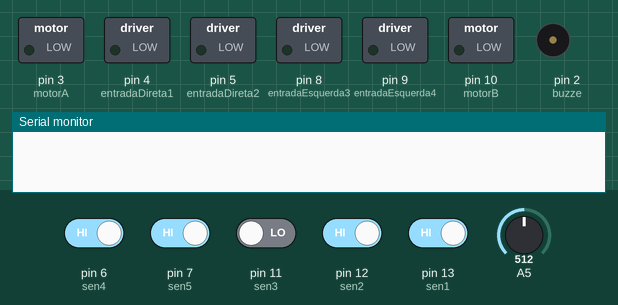
A sketch run on a simulated Arduino Uno, built with avr-gcc and run on an emulated ATmega328P. Parts: switched loads named in the sketch (green lamp = pin HIGH), buzzer (waves = sounding), the last lines printed to the serial monitor. The inputs (shaded band) are chosen by the test bench; at power-on: pin 6 (sen4), pin 7 (sen5), pin 12 (sen2), pin 13 (sen1) HIGH, pin 11 (sen3) LOW, A5 = 512.

Above: at 1.2 s.
1.3 s: pin 6 (sen4) driven LOW and pin 7 (sen5) driven LOW and pin 11 (sen3) driven HIGH and pin 12 (sen2) driven LOW and pin 13 (sen1) driven LOW
At 2.7 s:
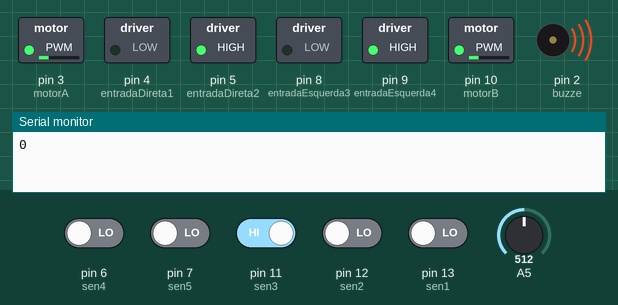
4.3 s: pin 6 (sen4) driven HIGH
At 5.4 s:
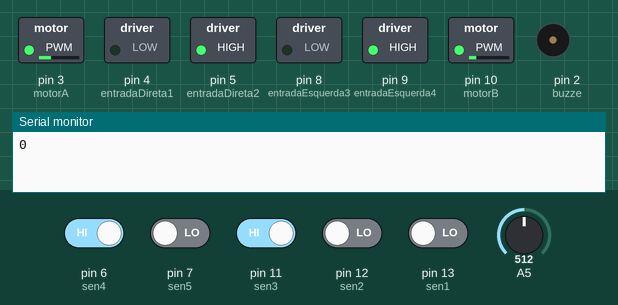
5.8 s: pin 11 (sen3) driven LOW
At 6.5 s:
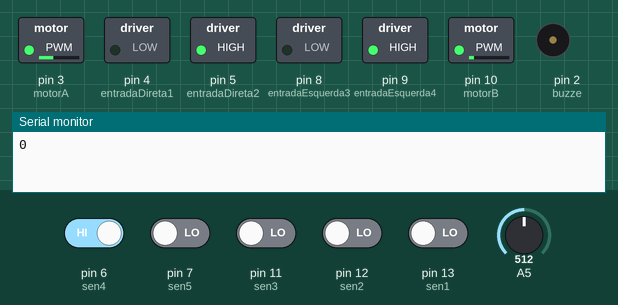
7.3 s: pin 7 (sen5) driven HIGH
At 7.7 s:
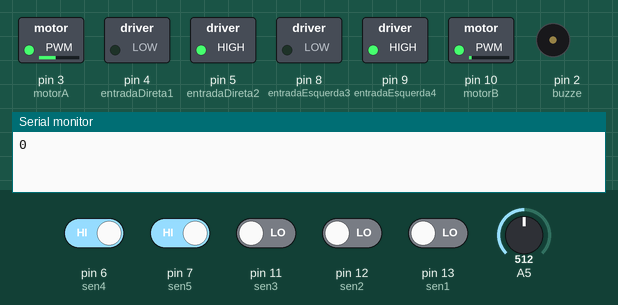
8.8 s: pin 6 (sen4) driven LOW
At 10.0 s:
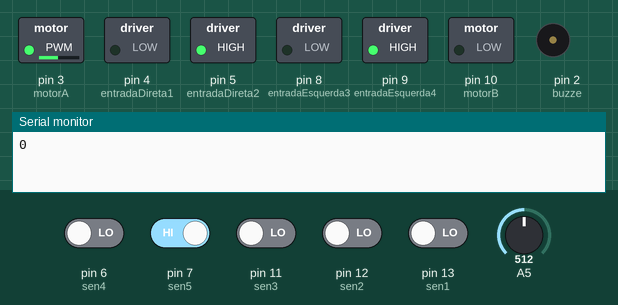
10.3 s: pin 11 (sen3) driven HIGH
At 11.2 s:
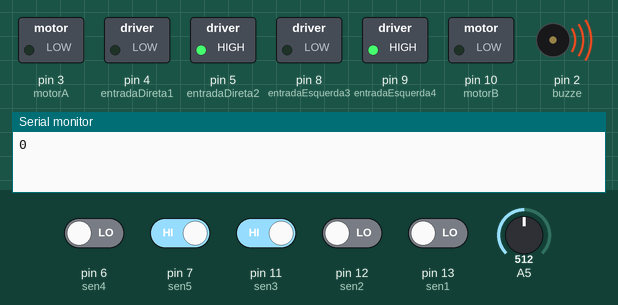
Timing chart, 0 to 12.8 s (numbered marks = the images above; inputs shaded):
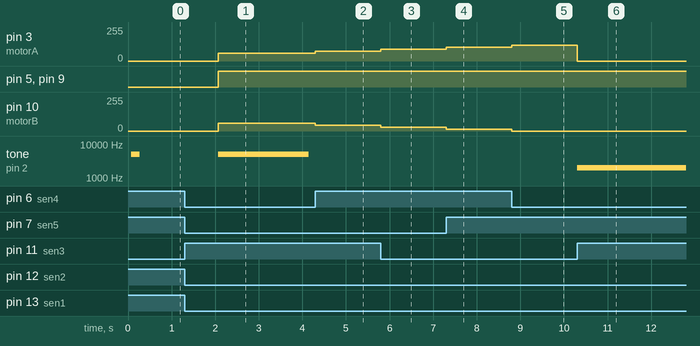

Measured:
- after the input at 1.3 s, pin 3 (motorA), pin 10 (motorB): 0/255 → 60/255 after 0.77 s; pin 5 (entradaDireta2), pin 9 (entradaEsquerda4): LOW → HIGH after 0.77 s; tone on pin 2 (buzze): silent → 5000 Hz after 0.77 s, → silent 2.1 s later
- after the input at 4.3 s, pin 3 (motorA): 60/255 → 75/255 at once; pin 10 (motorB): 60/255 → 45/255 at once
- after the input at 5.8 s, pin 3 (motorA): 75/255 → 90/255 at once; pin 10 (motorB): 45/255 → 30/255 at once
- after the input at 7.3 s, pin 3 (motorA): 90/255 → 105/255 at once; pin 10 (motorB): 30/255 → 15/255 at once
- after the input at 8.8 s, pin 3 (motorA): 105/255 → 120/255 at once; pin 10 (motorB): 15/255 → 0/255 at once
- after the input at 10.3 s, pin 3 (motorA): 120/255 → 0/255 at once; tone on pin 2 (buzze): silent → 2000 Hz at once

The sketch:

starTrack_teste1.ino
```cpp
#define sen1  13
#define sen2  12
#define sen3  11
#define sen4  6
#define sen5  7


int sensorPin[5];

int motorA = 3;
int motorB = 10;

int entradaDireta1 = 4;
int entradaDireta2 = 5;
int entradaEsquerda3 = 8;
int entradaEsquerda4 = 9;

//int Vel = 100;
//int brack = 0;

int novaVelocidadeA;
int novaVelocidadeB;
int buzze = 2;

int erro;
int espera = 0;

//int va = 0;
//int vb = 0;

int centro, direita, esquerda, extremaDireita;
int extremaEsquerda, esquerdaExterno;

float kp = 40;
float ki = 0;
float kd = 5;
float erro_anterior = 0;
float sinalPid;

int VelocidadeConstatnteA = 0;
int VelocidadeConstatnteB = 0;

int entrouNaCurva = 0;


boolean comecoCurva = false;

long tempoInicial = 0l;

void setup() {
  Serial.begin(9600);

  pinMode(entradaDireta1, OUTPUT);
  pinMode(entradaDireta2, OUTPUT);
  pinMode(entradaEsquerda3, OUTPUT);
  pinMode(entradaEsquerda4, OUTPUT);

  pinMode(motorA, OUTPUT);
  pinMode(motorB, OUTPUT);

  pinMode(buzze, OUTPUT);
  //  pinMode(sen2, OUTPUT);
  //  pinMode(sen3, OUTPUT);
  //  pinMode(sen4, OUTPUT);
  for (int i = 1000; i < 5000; i++) {
    tone(buzze, i, 200);
  }
}

void trocaSinaisDosvaloresAbaixoDeZero(int novaVelocidadeA, int novaVelocidadeB ){

   if (novaVelocidadeA < 0) {
    novaVelocidadeA = novaVelocidadeA * (-1);
  }


  if (novaVelocidadeB < 0) {
    novaVelocidadeB = novaVelocidadeB * (-1);
  }

  }


void frente(int novaVelocidadeA, int novaVelocidadeB) {

trocaSinaisDosvaloresAbaixoDeZero(novaVelocidadeA, novaVelocidadeB);

  /*delay(500);
    Serial.print("A");
    Serial.println(novaVelocidadeA);
    Serial.print("B");
    Serial.println(novaVelocidadeB);
  */
  digitalWrite(entradaDireta1, LOW);
  digitalWrite(entradaDireta2, HIGH);
  digitalWrite(entradaEsquerda3, LOW);
  digitalWrite(entradaEsquerda4, HIGH);

  analogWrite(motorA, novaVelocidadeA);//78 velocidade minima// 158 velocidade media
  analogWrite(motorB, novaVelocidadeB);//45 velocidade minima // 54 velocidade media---------------------------------------

}


void lerSensores() {

  extremaEsquerda = digitalRead(sen1);
  esquerda = digitalRead(sen2);
  centro = digitalRead(sen3);
  direita = digitalRead(sen4);
  extremaDireita = digitalRead(sen5);
  esquerdaExterno = analogRead(A5);
  mudarValorDaLeituraParaUmOuZero();
}
void mudarValorDaLeituraParaUmOuZero() {

  if (esquerdaExterno < 500) {
    esquerdaExterno = 0;
  } else {
    esquerdaExterno = 1;
  }

}


void controlePid(int erro) {

  if (comecoCurva) {
    VelocidadeConstatnteA = 60;//+5
    VelocidadeConstatnteB = 60;//+5
    kp = 15;//15.2//16
    kd = 15;//5.2//6

  }
  else {
    VelocidadeConstatnteA = 60;//+5
    VelocidadeConstatnteB = 60;
    kp = 9.79;//15.2//16
    kd = 9.79;//5.2//6
  }

  /*delay(200);
    Serial.print("velocidade A");
    Serial.println(VelocidadeConstatnteA);
    Serial.print("velocidade B");
    Serial.println(VelocidadeConstatnteB);*/
  //+ kd * (erro_anterior - erro)


  sinalPid = kp * erro;// + kd * (erro_anterior - erro);

  novaVelocidadeA = VelocidadeConstatnteA + sinalPid ;
  novaVelocidadeB = VelocidadeConstatnteB - sinalPid ;

  erro_anterior = erro;


  frente(novaVelocidadeA, novaVelocidadeB);


}


long retornaTempoParaOControleDoBuzzer() {


  long tempoAtual = millis();
  if (tempoAtual > (tempoInicial + 500)) {
    return  tempoInicial = tempoAtual;
  }
  return 0l;
}

void loop() {

  lerSensores();


  //0 1 0 0 0 0 0  --> Erro -4
  //0 1 1 0 0 0 0  --> Erro -3
  //0 0 1 0 0 0 0  --> Erro -2
  //0 0 1 1 0 0 0  --> Erro -1
  //0 0 0 1 0 0 0  --> Erro  0
  //0 0 0 1 1 0 0  --> Erro  1
  //0 0 0 0 1 0 0  --> Erro  2
  //0 0 0 0 1 1 0  --> Erro  3
  //0 0 0 0 0 1 0  --> Erro  4


  //0 0 1 0 0 :0

  if (espera < 1) {
    espera++;
    delay(2000);
  }
  else if ((centro == 1) && (esquerda == 0) && (direita == 0) && (esquerdaExterno == 1) && (extremaDireita == 0) ) {

    if (entrouNaCurva < 1) {
      Serial.println(entrouNaCurva);
      comecoCurva = !comecoCurva;
      tone(buzze, 5000, retornaTempoParaOControleDoBuzzer());
      entrouNaCurva++;
    }

  }


  else if ((centro == 1) && (esquerda == 0) && (direita == 0) && (extremaEsquerda == 0) && (extremaDireita == 1) ) {
    frente(0, 0);
    tone(buzze, 2000, retornaTempoParaOControleDoBuzzer());
  }

  if ( (centro == 1) && (esquerda == 0) && (direita == 0) && (extremaEsquerda == 0) && (extremaDireita == 0)  ) {
    controlePid(0);
  }

  //0 1 1 0 0 :-1
  else if ((centro == 1) && (esquerda == 1) && (direita == 0) && (extremaEsquerda == 0) && (extremaDireita == 0) ) {
    controlePid(-1);
    entrouNaCurva = 0;
    noTone(buzze);
  }

  //0 0 1 1 0 :1
  else if ((centro == 1) && (esquerda == 0) && (direita == 1) && (extremaEsquerda == 0) && (extremaDireita == 0) ) {
    controlePid(1);
    entrouNaCurva = 0;
    noTone(buzze);
  }
  //0 1 0 0 0 :-2
  else if ((centro == 0) && (esquerda == 1) && (direita == 0) && (extremaEsquerda == 0) && (extremaDireita == 0) ) {
    controlePid(-2);
    entrouNaCurva = 0;
    noTone(buzze);
  }

  //0 0 0 1 0 :2
  else if ((centro == 0) && (esquerda == 0) && (direita == 1) && (extremaEsquerda == 0) && (extremaDireita == 0) ) {
    controlePid(2);
    entrouNaCurva = 0;
    noTone(buzze);
  }

  //1 1 0 0 0 :-3
  else if ((centro == 0) && (esquerda == 1) && (direita == 0) && (extremaEsquerda == 1) && (extremaDireita == 0) ) {
    controlePid(-3);
    entrouNaCurva = 0;
    noTone(buzze);
  }

  //0 0 0 1 1 :3
  else if ((centro == 0) && (esquerda == 0) && (direita == 1) && (extremaEsquerda == 0) && (extremaDireita == 1) ) {
    controlePid(3);
    entrouNaCurva = 0;
    noTone(buzze);
  }

  //1 0 0 0 0 :-4
  else if ((centro == 0) && (esquerda == 0) && (direita == 0) && (extremaEsquerda == 1) && (extremaDireita == 0) ) {
    controlePid(-4);
    entrouNaCurva = 0;
    noTone(buzze);
  }

  //0 0 0 0 1 :4
  else if ((centro == 0) && (esquerda == 0) && (direita == 0) && (extremaEsquerda == 0) && (extremaDireita == 1) ) {
    controlePid(4);
    entrouNaCurva = 0;
    noTone(buzze);
  }

  //  //1 0 0 0 0 :-5

}
```
